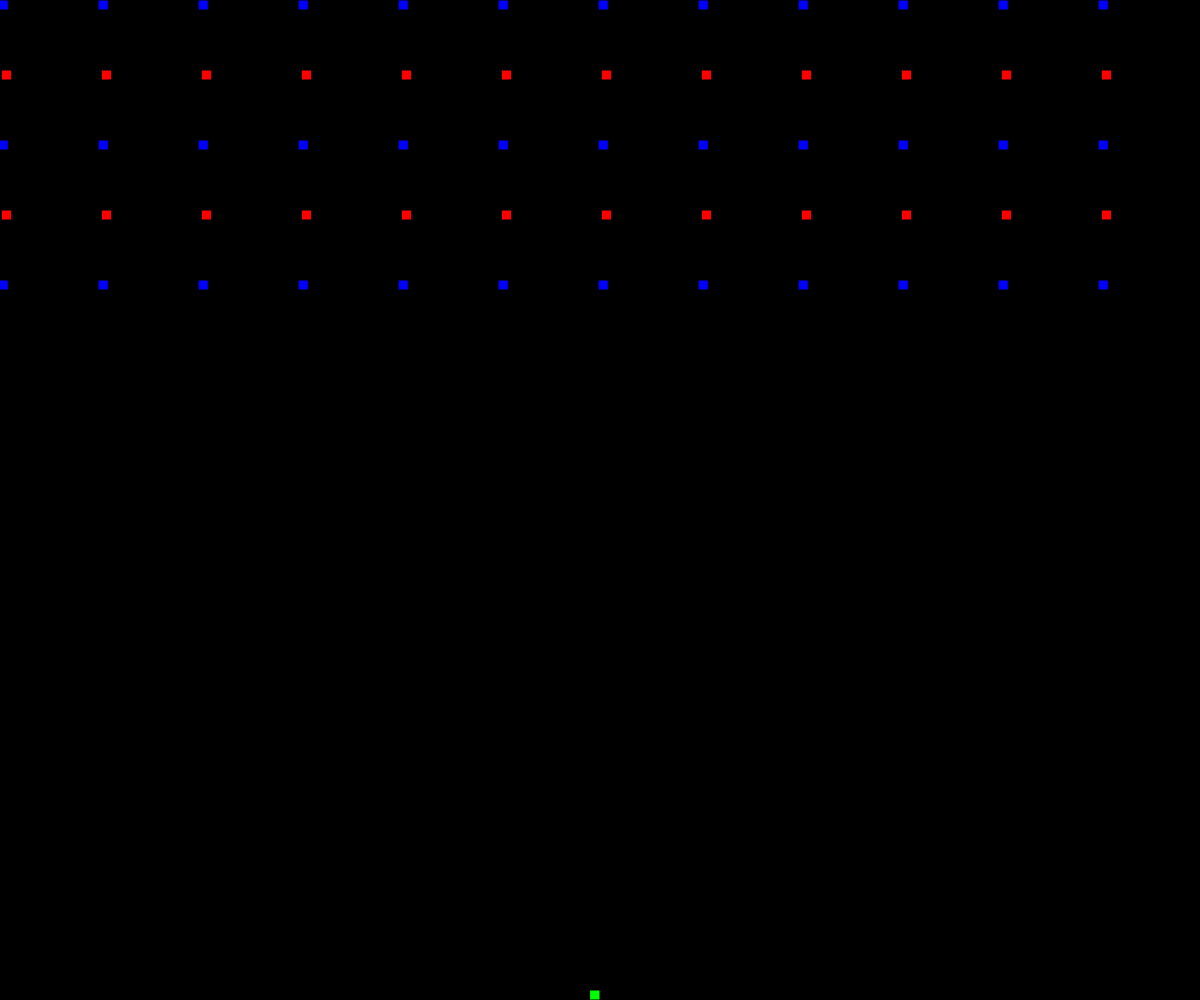
Frame 1 (no input)
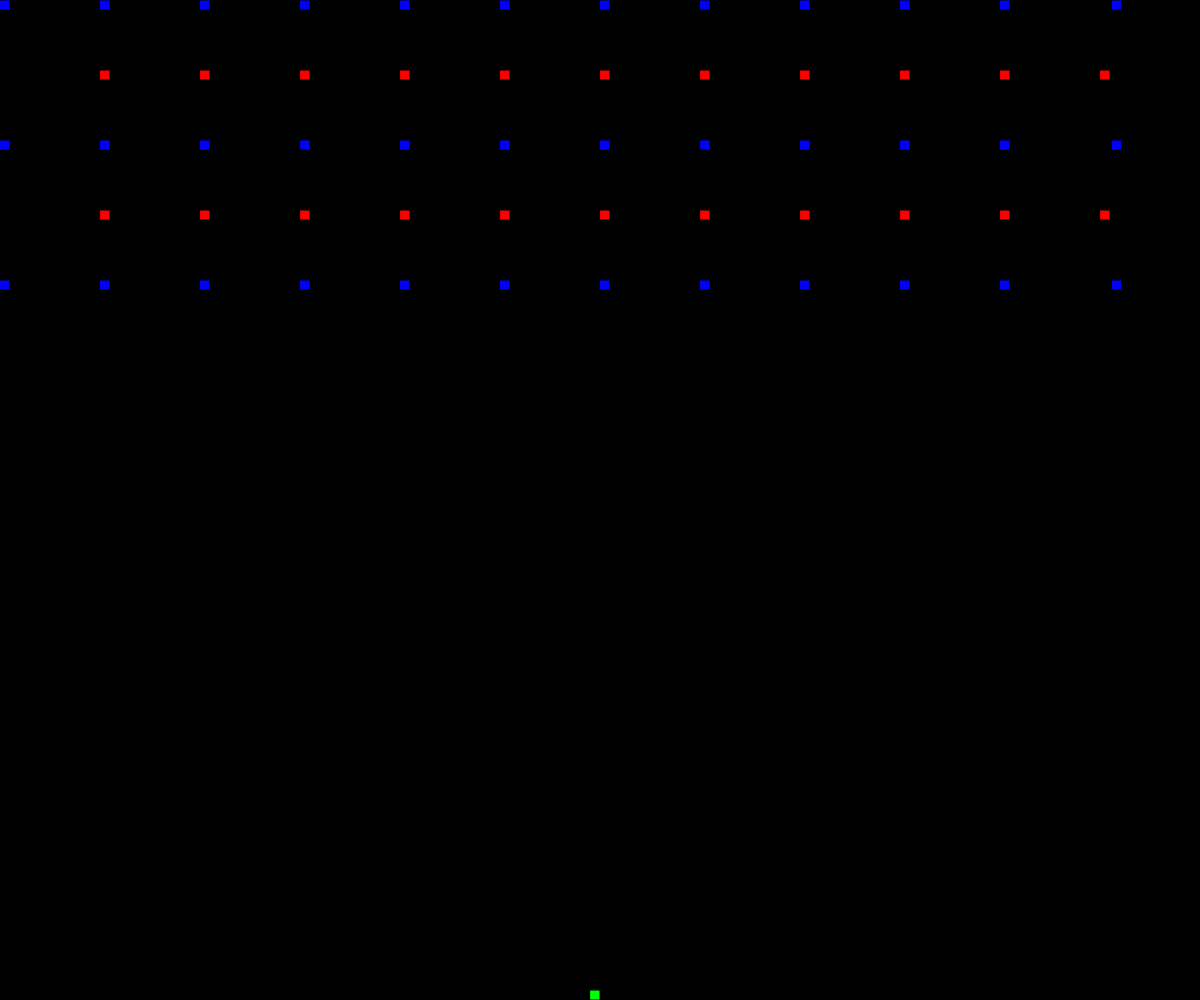
Frame 60 (no input)
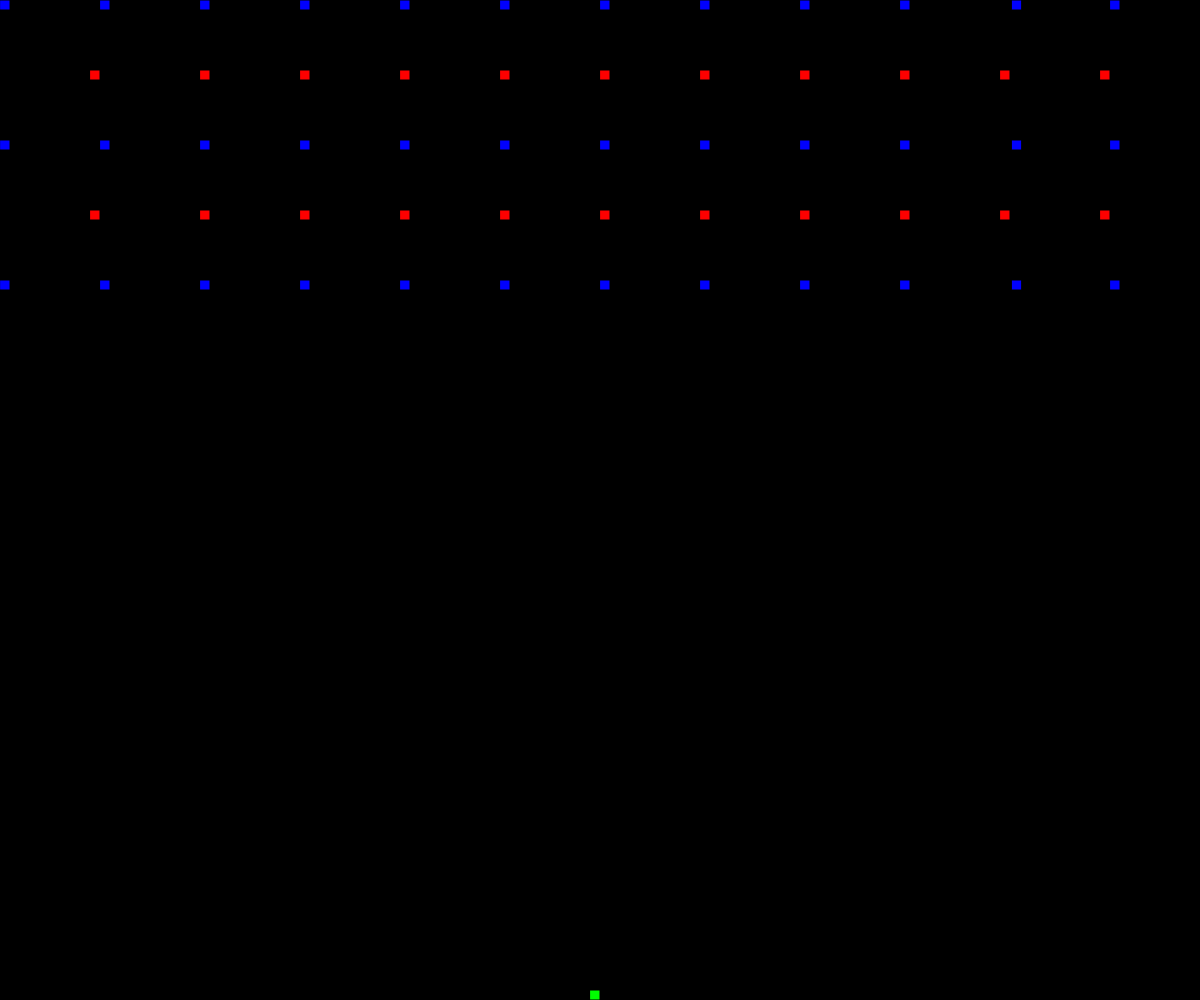
Frame 120 (the mouse pressed at the canvas centre since frame 60)

The p5.js sketch that drew these frames (run headless with seeded random() and noise() and a simulated clock; from frame 60 on, the mouse is pressed at the canvas centre):

// p5.js sketch
// ── sketch.js
//TODO: figure out spacing of lanes so they fill up the whold field
//TODO: implement key held down(have move function called when you press down a key have while(!keyRealeased) loop? make async?)

class Car{//only need xVel for frogger game
  constructor(x,y,xVel,scale){
    this.x=x;
    this.y=y;
    this.scale=scale;
    this.velX=xVel;
  }
  update(){
    this.x+=this.velX;
    if(this.x<0-this.scale){
      this.x=width;
    }
    else if(this.x>width){//once it finishes crossing screen have it go back to where it started
      this.x=0-this.scale;
    }
  }
  show(){
    if(this.velX>0){
      fill(255,0,0);
    }
    else{
      fill(0,0,255);
    }
    rect(this.x,this.y,this.scale,this.scale);
  }
}

class Frog{
  constructor(x,y,scale){
    this.x=x;
    this.y=y;
    this.scale=scale;
  }
  move(deltaX,deltaY){
    if(!(this.x+deltaX>width-this.scale||this.x+deltaX<0)&&!(this.y+deltaY>height-this.scale)){
      this.x+=deltaX;
      this.y+=deltaY;
    }
  }
  isSafe(){
    return (this.y<=0);
  }
  show(){
    fill(0,255,0);
    rect(this.x,this.y,this.scale,this.scale);
  }
}

function collision(x1,y1,xscale1,yscale1,x2,y2,xscale2,yscale2){
  return((x1<=x2&&x2<=x1+xscale1)&&((y1<=y2&&y2<=y1+yscale1)||(y2<=y1&&y1<=y2+yscale2)) || (x2<=x1&&x1<=x2+xscale2)&&((y1<=y2&&y2<=y1+yscale1)||(y2<=y1&&y1<=y2+yscale2)));
}

let frog;
let lanes;
let cars;
let scale=10;
let paused=false;

function keyPressed() {//allow to move down?
  if (keyCode == UP_ARROW) {
    frog.move(0,-scale);
  } else if (keyCode == LEFT_ARROW) {
    frog.move(-scale,0);
  } else if (keyCode == RIGHT_ARROW) {
    frog.move(scale,0);
  }else if (keyCode == DOWN_ARROW) {
    frog.move(0,scale);
  } else if (keyCode == SHIFT) {
    paused = !paused;
  }
}

function newGame(){
  lanes=4;
  levelUp();
}

function levelUp(){
  lanes++;
  cars=[];
  frog=new Frog(width/2-scale,height-scale,scale);
  for(let i=0;i<lanes;i++){
    var xVel=scale/6;
    if(i%2==0){//every other lane switches direction
      xVel*=-1;
    }
    let y=i*scale*7;//fix y figure out what it should be
    for(let j=0;j<width/(10*scale);j++){
      cars.push(new Car(j*(10*scale),y,xVel,scale));//leaves a 2*scale gap between each cars for frog to get through
    }
  }
}

function windowResized() {
  resizeCanvas(innerWidth,innerHeight);
  newGame();
}

function setup() {//have more lanes each level?level=lanes-4 or have cars speed up? or both? each level up increase score by that level?
  createCanvas(innerWidth,innerHeight);
  newGame();
}

function draw() {
  if(!paused){
    background(0);
    frog.show();
    for(let i=0;i<cars.length;i++){
      cars[i].update();
      cars[i].show();
      if(collision(cars[i].x,cars[i].y,cars[i].scale,cars[i].scale,frog.x,frog.y,frog.scale,frog.scale)){
        newGame();
      }
    }
    if(frog.isSafe()){
      levelUp();
    }
  }
}
